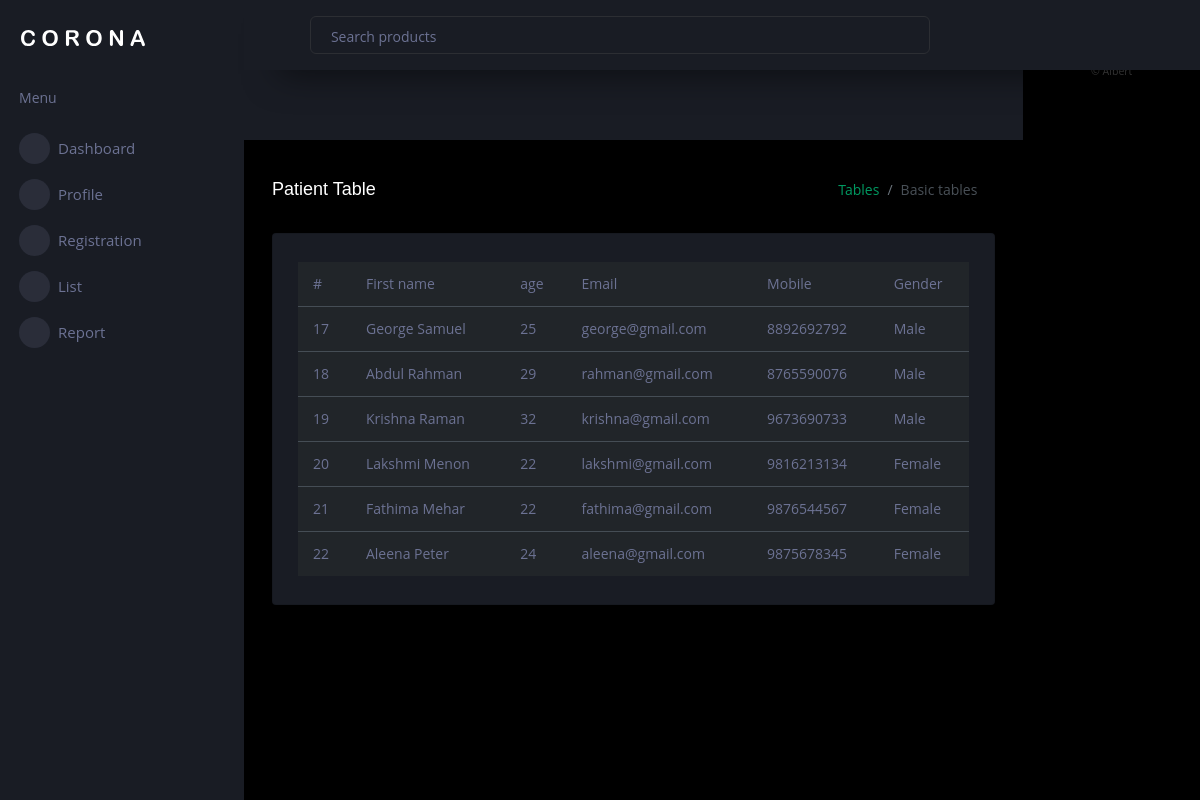
The page /website/hadminpatientlist/ (signed in) on the database its author committed.
### website/models.py (models this page shows, shortened)
class patient(models.Model):
    name = models.CharField(max_length=246)
    img= models.ImageField(default='1.jpg',blank=True)
    email=models.EmailField(max_length=246)
    password=models.CharField(max_length=246)
    number= models.CharField(max_length=246)
    age= models.CharField(max_length=246)
    gender=models.CharField(max_length=246)
    reg_date=models.DateTimeField(default=timezone.now)

### website/views.py (the view)
# urls.py: path('hadminpatientlist/',views.hadminpatientlist, name="hadminpatientlist"),
def hadminpatientlist (request):
    hload=hadmin.objects.filter(id=request.session["hadmin_id"])
    pl=patient.objects.all()
    return render(request,"list/hadminpatientlist.html",{"admindetials":hload,"patientlists":pl})

### media/templates/list/hadminpatientlist.html (shortened to what this page needs)
{% extends 'master/hadminhome.html' %}
{% load static %}
{% block dynamic_page %}
<head>
  <link rel="stylesheet" href="{% static 'vendors/mdi/css/materialdesignicons.min.css' %}">
  <link rel="stylesheet" href="{% static 'vendors/css/vendor.bundle.base.css' %}">
  <link rel="stylesheet" href="{% static 'css/style.css' %}">
</head>
    <div class="container-scroller">
        <div class="main-panel">
          <div class="content-wrapper">
            <div class="page-header">
              <h3 class="page-title"> Patient Table </h3>
              <nav aria-label="breadcrumb">
                <ol class="breadcrumb">
                  <li class="breadcrumb-item"><a href="#">Tables</a></li>
                  <li class="breadcrumb-item active" aria-current="page">Basic tables</li>
                </ol>
              </nav>
            </div>
            <div class="row">
              <div class="col-lg-12 grid-margin stretch-card">
                <div class="card">
                  <div class="card-body">
                    <div class="table-responsive">
                      <table class="table table-dark">
                        <thead>
                          <tr>
                            <th> # </th>
                            <th> First name </th>
                            <th> age </th>
                            <th> Email </th>
                            <th> Mobile </th>
                            <th> Gender </th>
                          </tr>
                        </thead>
                        <tbody>
                          {% for patient in patientlists %}
                          <tr>
                            <td>{{patient.id}} </td>
                            <td>{{patient.name}}</td>
                            <td>{{patient.age}}</td>
                            <td>{{patient.email}}</td>
                            <td>{{patient.number}}</td>
                            <td>{{patient.gender}}</td>
                          </tr>
                          {% endfor %}
                        </tbody>
                      </table>
                    </div>
                  </div>
                </div>
              </div>
            </div>
          </div>
        </div>
      </div>
    </div>
    {% endblock %}

### media/templates/master/hadminhome.html (shortened to what this page needs)
{% load static %}
<!DOCTYPE html>
<html lang="en">
  <head>
    <link rel="stylesheet" href="{% static 'assets/vendors/mdi/css/materialdesignicons.min.css' %}">
    <link rel="stylesheet" href="{% static 'assets/vendors/css/vendor.bundle.base.css' %}">
    <link rel="stylesheet" href="{% static 'assets/vendors/jvectormap/jquery-jvectormap.css' %}">
    <link rel="stylesheet" href="{% static 'assets/vendors/flag-icon-css/css/flag-icon.min.css' %}">
    <link rel="stylesheet" href="{% static 'assets/vendors/owl-carousel-2/owl.carousel.min.css' %}">
    <link rel="stylesheet" href="{% static 'assets/vendors/owl-carousel-2/owl.theme.default.min.css' %}">
    <link rel="stylesheet" href="{% static 'assets/css/style.css' %}">
  </head>
  <body>
    <div class="container-scroller">
      <nav class="sidebar sidebar-offcanvas" id="sidebar">
        <div class="sidebar-brand-wrapper d-none d-lg-flex align-items-center justify-content-center fixed-top">
          <a class="sidebar-brand brand-logo" href="index.html"><img src="{% static 'assets/images/logo.svg' %}" alt="logo" /></a>
        </div>
        <ul class="nav">
          <li class="nav-item nav-category">
            <span class="nav-link">Menu</span>
          </li>
          <li class="nav-item menu-items">
            <a class="nav-link" href="../../../website/hadmindashboard">
              <span class="menu-icon">
                <i class="mdi mdi-speedometer"></i>
              </span>
              <span class="menu-title">Dashboard</span>
            </a>
          </li>
          <li class="nav-item menu-items">
            <a class="nav-link" href="../hadminprofile">
              <span class="menu-icon">
                <i class="mdi mdi-table-large"></i>
              </span>
              <span class="menu-title">Profile</span>
            </a>
          </li>
          <li class="nav-item menu-items">
            <a class="nav-link" data-toggle="collapse" href="#ui-basic" aria-expanded="false" aria-controls="ui-basic">
              <span class="menu-icon">
                <i class="mdi mdi-laptop"></i>
              </span>
              <span class="menu-title">Registration</span>
              <i class="menu-arrow"></i>
            </a>
          </li>
          <li class="nav-item menu-items">
            <a class="nav-link" data-toggle="collapse" href="#auth" aria-expanded="false" aria-controls="auth">
              <span class="menu-icon">
                <i class="mdi mdi-security"></i>
              </span>
              <span class="menu-title">List</span>
              <i class="menu-arrow"></i>
            </a>
          </li>
          <li class="nav-item menu-items">
            <a class="nav-link" href="../reportview">
              <span class="menu-icon">
                <i class="mdi mdi-chart-bar"></i>
              </span>
              <span class="menu-title">Report</span>
            </a>
          </li>
        </ul>
      </nav>
      <div class="container-fluid page-body-wrapper">
        <nav class="navbar p-0 fixed-top d-flex flex-row">
          <div class="navbar-menu-wrapper flex-grow d-flex align-items-stretch">
            <button class="navbar-toggler navbar-toggler align-self-center" type="button" data-toggle="minimize">
              <span class="mdi mdi-menu"></span>
            </button>
            <ul class="navbar-nav w-100">
              <li class="nav-item w-100">
                <form class="nav-link mt-2 mt-md-0 d-none d-lg-flex search">
                  <input type="text" class="form-control" placeholder="Search products">
                </form>
              </li>
            </ul>
            <ul class="navbar-nav navbar-nav-right">
              <li class="nav-item dropdown">
              </li>
            </ul>
          </div>
        </nav>
        <div class="main-panel">
        {% block dynamic_page %}
        {% endblock %}
        <footer class="footer text-faded text-center py-5">
            <div class="container"><p class="m-0 small">Copyright &copy; Copyright © Albert</p></div>
        </footer>
        </div>
    </div>
</body>
</html>

### assets/asset1/css/style.css (style rules this page uses)
body { font-family: "Open Sans", sans-serif; color: #444444; }
a { color: #009961; text-decoration: none; }
h1, h2, h3, h4, h5, h6 { font-family: "Raleway", sans-serif; }
.navbar { padding: 0; }
.navbar ul { margin: 0; padding: 0; display: flex; list-style: none; align-items: center; }
.navbar li { position: relative; }

### rows shown on the page
patient: id "17", name "George Samuel", age "25", email "george@gmail.com", number "8892692792", gender "Male"
patient: id "18", name "Abdul Rahman", age "29", email "rahman@gmail.com", number "8765590076", gender "Male"
patient: id "19", name "Krishna Raman", age "32", email "krishna@gmail.com", number "9673690733", gender "Male"
patient: id "20", name "Lakshmi Menon", age "22", email "lakshmi@gmail.com", number "9816213134", gender "Female"
patient: id "21", name "Fathima Mehar", age "22", email "fathima@gmail.com", number "9876544567", gender "Female"
patient: id "22", name "Aleena Peter", age "24", email "aleena@gmail.com", number "9875678345", gender "Female"
